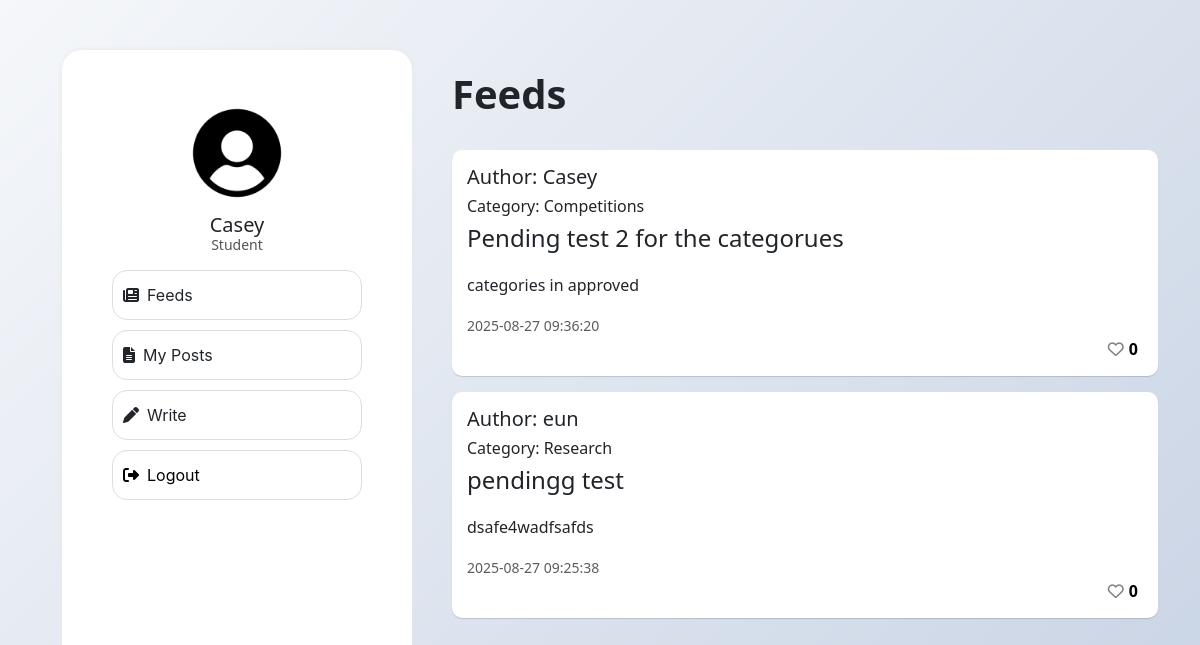
The page /student.php (signed in) on the database as committed earlier.
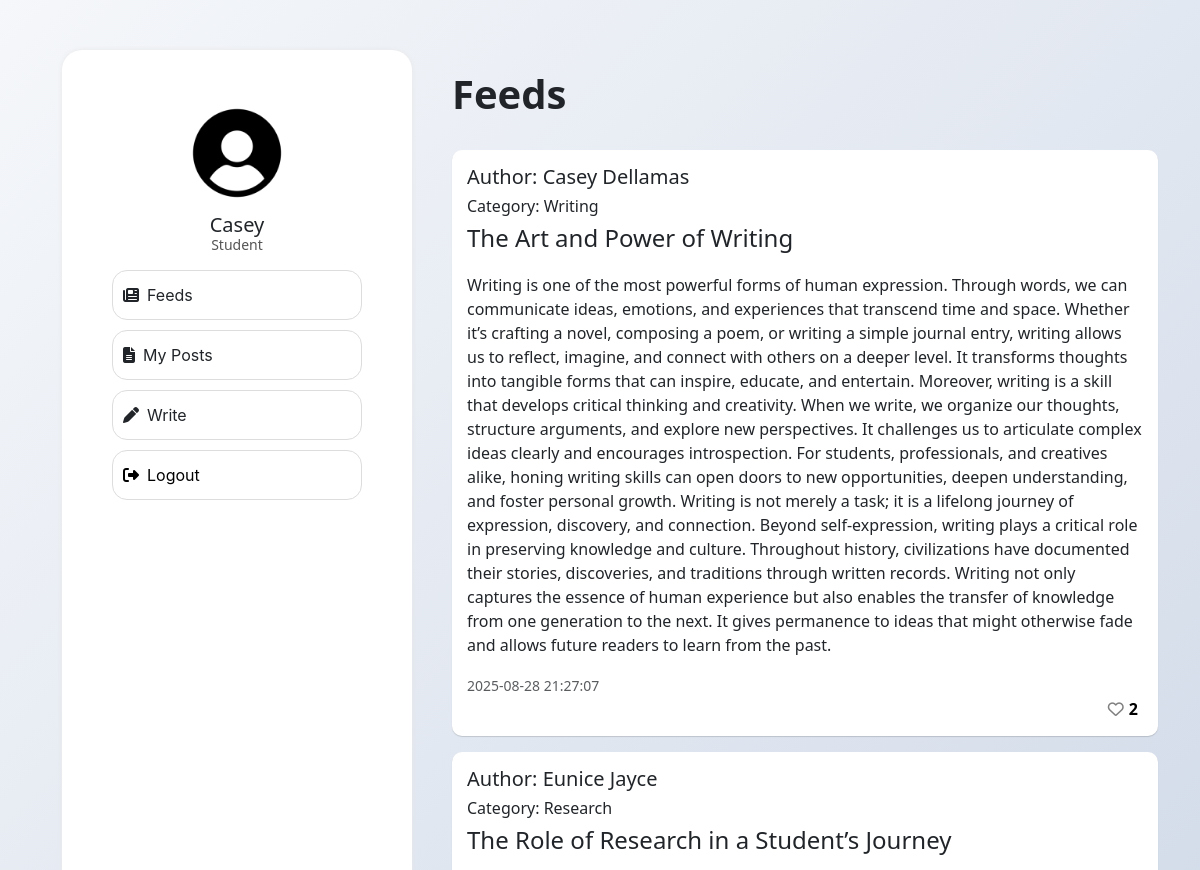
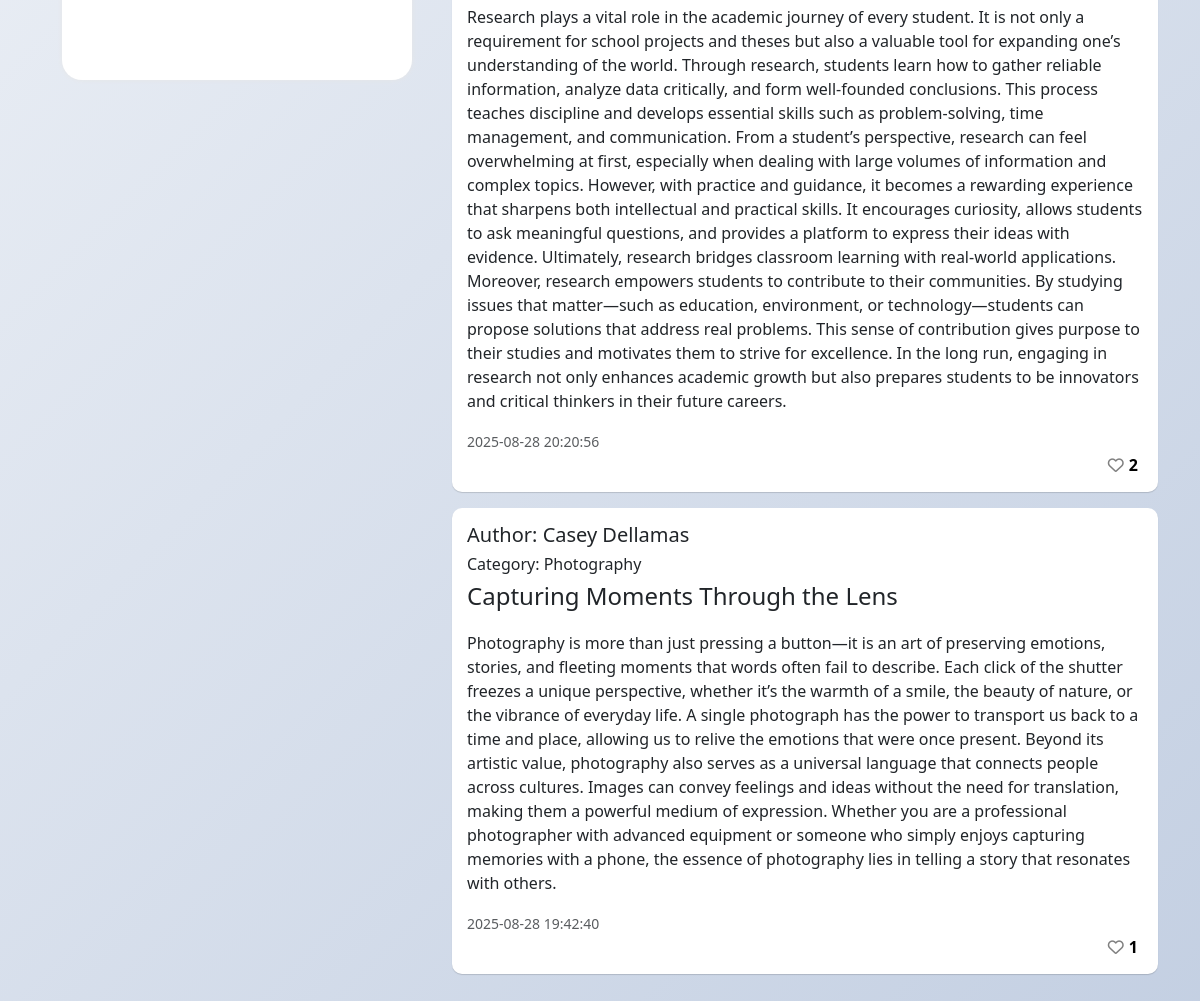
The same page on the database as committed later (2 pictures, top to bottom).
### tables this page shows
CREATE TABLE `posts` (
  `post_id` int NOT NULL,
  `user_id` int NOT NULL,
  `title` varchar(150) NOT NULL,
  `content` text NOT NULL,
  `category_id` int NOT NULL,
  `is_featured` enum('pending','approved','draft','denied') NOT NULL DEFAULT 'draft',
  `created_at` datetime NOT NULL DEFAULT CURRENT_TIMESTAMP,
  `updated_at` datetime DEFAULT CURRENT_TIMESTAMP
);

CREATE TABLE `users` (
  `user_id` int NOT NULL,
  `username` varchar(100) NOT NULL,
  `email` varchar(255) DEFAULT NULL,
  `password` varchar(255) NOT NULL,
  `role` enum('student','admin') DEFAULT 'student',
  `created_at` datetime NOT NULL DEFAULT CURRENT_TIMESTAMP
);

CREATE TABLE `categories` (
  `category_id` int NOT NULL,
  `name` varchar(100) NOT NULL,
  `description` text,
  `created_at` timestamp NULL DEFAULT CURRENT_TIMESTAMP
);

### student.php (the view, shortened to what this page needs)
<?php
include 'connect.php';
?>
<!DOCTYPE html>
<html lang="en">
<head>
    <link rel="stylesheet" href="https://cdnjs.cloudflare.com/ajax/libs/font-awesome/6.5.0/css/all.min.css">
    <link rel="stylesheet" href="https://cdn.jsdelivr.net/npm/bootstrap@5.3.0/dist/css/bootstrap.min.css">
</head>
<body>
    <div class="container">
        <div class="left-container">
            <br><br>
            <div class="profile">
                <img src="images/icons/student.png" height="100px" width="100px">
            </div>
            <div style="line-height: 1.2; margin: 0; padding: 0;">
                <p style="font-size: 20px; margin: 0;">
                    <?php echo htmlspecialchars($_SESSION['username'] ?? 'Student'); ?>
                </p>
                <p style="margin-top: 3; font-size: 14px; color: #555;">
                    Student
                </p>
            </div>
            <div class="menu_btn <?php echo isset($_GET['feed']) ? 'active' : ''; ?>">
                <a href="student.php?feed=1" style="text-decoration:none; color:inherit;">
                    <i class="fas fa-newspaper" style="margin-right:8px;"></i> Feeds
                </a>
            </div>
            <div class="menu_btn <?php echo isset($_GET['myposts']) ? 'active' : ''; ?>">
                <a href="student.php?myposts=1" style="text-decoration:none; color:inherit;">
                    <i class="fas fa-file-alt" style="margin-right:8px;"></i> My Posts
                </a>
            </div>
            <div class="menu_btn <?php echo isset($_GET['write']) ? 'active' : ''; ?>">
                <a href="student.php?write=1" style="text-decoration:none; color:inherit;">
                    <i class="fas fa-pen" style="margin-right:8px;"></i> Write
                </a>
            </div>
            <div class="menu_btn">
                <a href="logout.php" style="text-decoration:none; color:black;">
                    <i class="fas fa-sign-out-alt" style="margin-right:8px;"></i> Logout
                </a>
            </div>
        </div>
        <div class="right-container">
            <?php
            $sqlPost = "SELECT posts.post_id, posts.title, posts.content, posts.created_at, users.username, categories.name AS category_name FROM posts
                        INNER JOIN users ON posts.user_id = users.user_id
                        INNER JOIN categories ON posts.category_id = categories.category_id
                        WHERE posts.is_featured = 'approved'
                        ORDER BY posts.created_at DESC";
            $resultPost = mysqli_query($con, $sqlPost);
            ?>
            <div id="feed" style="display:block;">
                <h1 style="font-weight: 700;">Feeds</h1>
                <br>
                <div class="post-container">
                    <?php
                    if ($resultPost) {
                        while ($row = mysqli_fetch_assoc($resultPost)) {
                            $username = htmlspecialchars($row['username']);
                            $title    = htmlspecialchars($row['title']);
                            $content  = htmlspecialchars($row['content']);
                            $sended   = $row['created_at'];
                            $post_id  = $row['post_id'];
                            $user_id = $_SESSION['user_id'];
                            $sqlCheck = "SELECT * FROM likes WHERE user_id=$user_id AND post_id=$post_id";
                            $liked = mysqli_num_rows(mysqli_query($con, $sqlCheck)) > 0;
                            $likeClass = $liked ? 'fa-solid' : 'fa-regular';
                            $sqlCount = "SELECT COUNT(*) AS total FROM likes WHERE post_id=$post_id";
                            $likeCount = mysqli_fetch_assoc(mysqli_query($con, $sqlCount))['total'];
                    ?>
                            <div class="post-card mb-3" style="background-color: #fff;">
                                <div class="card-body">
                                    <h5>Author: <?php echo $username; ?></h5>
                                    <h6>Category: <?php echo htmlspecialchars($row['category_name']); ?></h6>
                                    <h4 class="card-title"><?php echo $title; ?></h4>
                                    <p class="card-text"><?php echo $content; ?></p>
                                    <small class="text-muted"><?php echo $sended; ?></small>
                                    <button class="btn btn-link like-btn">
                                        <i class="fa-heart <?php echo $likeClass; ?>" data-post-id="<?php echo $post_id; ?>"></i>
                                        <span id="like-count-<?php echo $post_id; ?>"><?php echo $likeCount; ?></span>
                                    </button>
                                </div>
                            </div>
                    <?php
                        }
                    }
                    ?>
                </div>
            </div>
        </div>
    </div>
</body>
</html>

### student.php (style rules this page uses)
body { margin: 0; background: linear-gradient(135deg, #f5f7fa, #c3cfe2); min-height: 100vh; }
.container { display: flex; align-items: flex-start; gap: 20px; margin: 50px; min-height: 100vh; }
.left-container { padding: 5px; width: 350px; height: 900px; border-radius: 20px; box-shadow: 0 0px 5px rgba(231, 231, 231, 1); display: flex; flex-direction: column; align-items: center; text-align: center; background: #ffffff; position: sticky; top: 20px; }
.post-card .card-title { margin-bottom: 20px; }
.post-card .card-text { margin-top: 0; }
.profile img { display: block; margin-bottom: 10px; }
.right-container { flex: 1; padding: 20px; max-width: 100%; }
.menu_btn { background-color: #f5f5f5; border: 1px solid #cdd1f8ff; padding: 10px; text-align: left; cursor: pointer; transition: 0.2s; width: 100%; font-family: 'Inter', sans-serif; display: block; margin-bottom: 10px; border-radius: 15px; width: 250px; }
.menu_btn { background-color: #ffffff; border: 1px solid #ddd; border-radius: 15px; margin-bottom: 10px; cursor: pointer; height: 50px; display: flex; align-items: center; padding: 0 10px; }
.menu_btn a { display: flex; align-items: center; width: 100%; height: 100%; text-decoration: none; color: inherit; }
.post-card { flex: 1 1 calc(33.33% - 20px); min-width: 200px; border-radius: 10px; box-shadow: 0 .9px 1px rgba(0, 0, 0, 0.15); height: auto; background-color: rgba(255, 218, 218, 1); padding: 15px; }
.post-card .like-btn { display: flex; align-items: center; margin-left: auto; border: none; background: none; padding: 0; cursor: pointer; text-decoration: none; }
.like-btn span { color: black; font-weight: bold; margin-right: 5px; margin-left: 5px; }
.like-btn i.fa-heart { color: gray; transition: color 0.2s; }

Rows that differ between the two databases and show on the page:
removed posts: user.username "Casey", category.name "Competitions", title "Pending test 2 for the categorues", content "categories in approved", created_at "2025-08-27 09:36:20", likeCount "0"
removed posts: user.username "eun", category.name "Research", title "pendingg test", content "dsafe4wadfsafds", created_at "2025-08-27 09:25:38", likeCount "0"
added posts: user.username "Casey Dellamas", category.name "Writing", title "The Art and Power of Writing", content "Writing is one of the most powerful forms of human expression. Through words, we can communicate ideas, emotions, and experiences that transcend time and space. Whether it’s crafting a novel, composing a poem, or writing a simple journal entry, writing allows us to reflect, imagine, and connect with others on a deeper level. It transforms thoughts into tangible forms that can inspire, educate, and entertain. Moreover, writing is a skill that develops critical thinking and creativity. When we write, we organize our thoughts, structure arguments, and explore new perspectives. It challenges us to articulate complex ideas clearly and encourages introspection. For students, professionals, and…", created_at "2025-08-28 21:27:07", likeCount "2"
added posts: user.username "Eunice Jayce", category.name "Research", title "The Role of Research in a Student’s Journey", content "Research plays a vital role in the academic journey of every student. It is not only a requirement for school projects and theses but also a valuable tool for expanding one’s understanding of the world. Through research, students learn how to gather reliable information, analyze data critically, and form well-founded conclusions. This process teaches discipline and develops essential skills such as problem-solving, time management, and communication. From a student’s perspective, research can feel overwhelming at first, especially when dealing with large volumes of information and complex topics. However, with practice and guidance, it becomes a rewarding experience that sharpens both…", created_at "2025-08-28 20:20:56", likeCount "2"
added posts: user.username "Casey Dellamas", category.name "Photography", title "Capturing Moments Through the Lens", content "Photography is more than just pressing a button—it is an art of preserving emotions, stories, and fleeting moments that words often fail to describe. Each click of the shutter freezes a unique perspective, whether it’s the warmth of a smile, the beauty of nature, or the vibrance of everyday life. A single photograph has the power to transport us back to a time and place, allowing us to relive the emotions that were once present. Beyond its artistic value, photography also serves as a universal language that connects people across cultures. Images can convey feelings and ideas without the need for translation, making them a powerful medium of expression. Whether you are a professional…", created_at "2025-08-28 19:42:40", likeCount "1"
